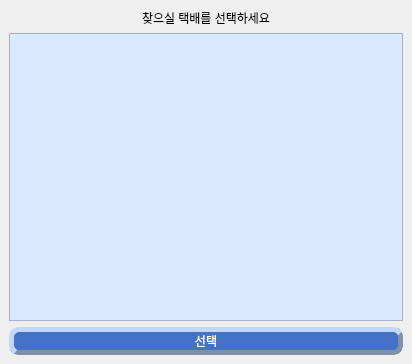
<?xml version="1.0" encoding="UTF-8"?>
<ui version="4.0">
 <class>Delete_box</class>
 <widget class="QMainWindow" name="Delete_box">
  <property name="geometry">
   <rect>
    <x>0</x>
    <y>0</y>
    <width>412</width>
    <height>364</height>
   </rect>
  </property>
  <property name="windowTitle">
   <string>MainWindow</string>
  </property>
  <widget class="QWidget" name="centralwidget">
   <layout class="QGridLayout" name="gridLayout_2">
    <item row="0" column="0">
     <layout class="QGridLayout" name="gridLayout">
      <item row="0" column="0">
       <widget class="QLabel" name="label">
        <property name="styleSheet">
         <string notr="true">font: 14pt &quot;배달의민족 주아&quot;;</string>
        </property>
        <property name="text">
         <string>&lt;html&gt;&lt;head/&gt;&lt;body&gt;&lt;p align=&quot;center&quot;&gt;찾으실 택배를 선택하세요&lt;/p&gt;&lt;/body&gt;&lt;/html&gt;</string>
        </property>
       </widget>
      </item>
      <item row="1" column="0">
       <widget class="QListWidget" name="listWidget">
        <property name="styleSheet">
         <string notr="true">background-color: rgb(0, 170, 255);
font: 13pt &quot;배달의민족 주아&quot;;
background-color: rgb(217, 233, 255);</string>
        </property>
       </widget>
      </item>
      <item row="2" column="0">
       <widget class="QPushButton" name="Select_pushButton">
        <property name="styleSheet">
         <string notr="true">background-color : rgb(68, 114, 196);
border-style : outset;
border-width : 5px;
border-radius : 10px;
border-color : rgb(129, 143, 168);
font: 15pt &quot;배달의민족 주아&quot;;
color: rgb(255, 255, 255);</string>
        </property>
        <property name="text">
         <string>선택</string>
        </property>
       </widget>
      </item>
     </layout>
    </item>
   </layout>
  </widget>
  <widget class="QMenuBar" name="menubar">
   <property name="geometry">
    <rect>
     <x>0</x>
     <y>0</y>
     <width>412</width>
     <height>21</height>
    </rect>
   </property>
  </widget>
 </widget>
 <resources/>
 <connections/>
</ui>
